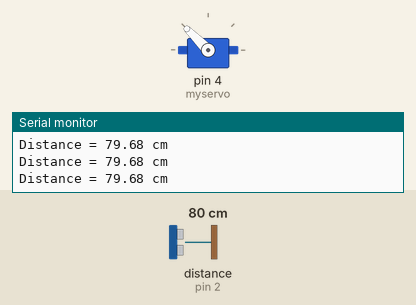
Recording of a sketch running on a simulated Arduino Uno, built with avr-gcc and run on an emulated ATmega328P. On the bench: servo, the last lines printed to the serial monitor. Wiring (inferred from the names in the program): ultrasonic range finder: trigger pin 3; echo pin 2. The inputs (shaded band) are chosen by the test bench; at power-on: distance to the obstacle (sensor on pin 2) 80 cm. The echo pulse lasts 58.3 µs per cm.

Above: at 1.3 s.
1.4 s: distance to the obstacle (sensor on pin 2) set to 2 cm
At 2.7 s:
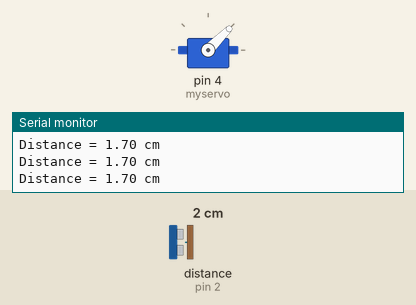
3.0 s: distance to the obstacle (sensor on pin 2) set to 19 cm
4.5 s: distance to the obstacle (sensor on pin 2) set to 23 cm
At 5.6 s:
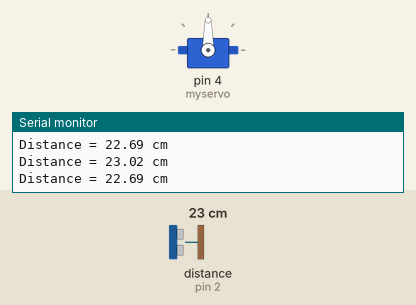
6.0 s: distance to the obstacle (sensor on pin 2) set to 4 cm
At 7.0 s:
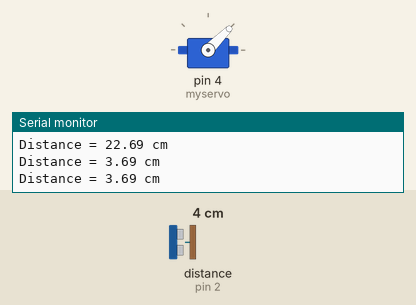
7.5 s: distance to the obstacle (sensor on pin 2) set to 35 cm
At 8.3 s:
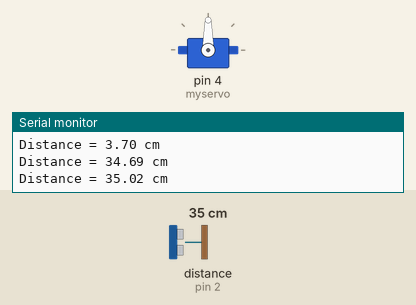
Timing chart, 0 to 10.0 s (numbered marks = the images above; inputs shaded):
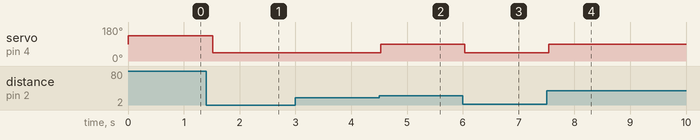

Measured:
- the behaviour switches between 20 and 21 cm on distance to the obstacle (sensor on pin 2) (found by bisection; images 1 and 2)
- after the input at 1.4 s, servo on pin 4 (myservo): 135° → 45° after 0.12 s
- after the input at 4.5 s, servo on pin 4 (myservo): 45° → 90° at once
- after the input at 6.0 s, servo on pin 4 (myservo): 90° → 45° at once
- after the input at 7.5 s, servo on pin 4 (myservo): 45° → 90° at once

The sketch:

Labo07_Oefening4_Nicholas.ino
```cpp
#include <Stepper.h>
#include <Servo.h>

const int trigPin = 3, echoPin = 2;
float distance, duration;

Servo myservo;

void setup() {
  // put your setup code here, to run once:
  myservo.attach(4);
  pinMode(trigPin, OUTPUT);
  pinMode(echoPin, INPUT);
  Serial.begin(9600);

}

void loop() {
  // put your main code here, to run repeatedly:
  digitalWrite(trigPin, LOW);
  delayMicroseconds(2);
  digitalWrite(trigPin, HIGH);
  delayMicroseconds(10);
  digitalWrite(trigPin, LOW);

  duration = pulseIn(echoPin, HIGH);
  distance = (duration / 2) * 0.0343;

  Serial.print("Distance = ");
  Serial.print(distance);
  Serial.println(" cm");

  if (distance > 50)
  {
    myservo.write(135);
  }
  else if (distance < 20)
  {
    myservo.write(45);
  }
  else
  {
    myservo.write(90);
  }
  delay(500);

}
```
